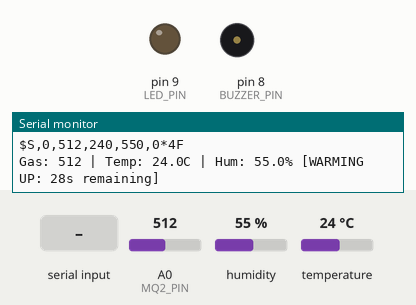
A sketch run on a simulated Arduino Nano, built with avr-gcc and run on an emulated ATmega328P. Parts: output pins drawn as LEDs (lit = HIGH), buzzer (waves = sounding, pin HIGH), the last lines printed to the serial monitor. The test bench sets the inputs (shaded band); at power-on: temperature 24 °C, A0 (MQ2_PIN) = 512, humidity 55 %.

Above: at 1.2 s.
1.3 s: "TEST_BUZZER\n" received over Serial
At 3.0 s:
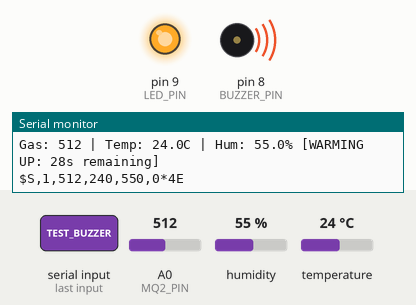
4.7 s: temperature set to 1 °C
At 31.8 s:
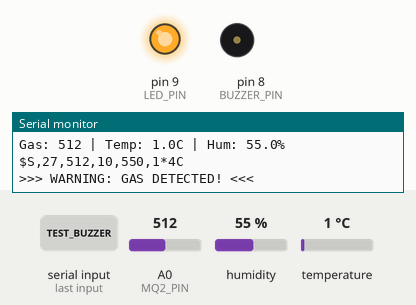
Timing chart, 0 to 32.9 s (numbered marks = the images above; inputs shaded):
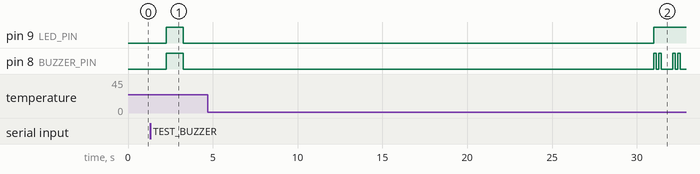

The sketch:

sentinel_firmware.ino
```cpp
#include <SoftwareSerial.h>
#include <DHT.h>

// Pin Definitions
#define MQ2_PIN A0
#define DHTPIN 2
#define DHTTYPE DHT11
#define BUZZER_PIN 8
#define LED_PIN 9
#define BT_RX 10 // Connects to HC-05 TXD
#define BT_TX 11 // Connects to HC-05 RXD

DHT dht(DHTPIN, DHTTYPE);
SoftwareSerial BT(BT_RX, BT_TX);

// Thresholds & Stabilization
const int threshold = 300; // Gas threshold trigger level (ADC)
const unsigned long WARMUP_TIME_MS = 30000; // 30-second initial sensor stabilization hold

/**
 * ARCHITECTURAL DESIGN & KNOWN LIMITATION:
 * The Arduino Nano operates as a zero-trust edge safety floor. If gasValue > threshold (300 ADC)
 * outside the warm-up window, the local buzzer (D8) and LED (D9) trigger immediately and autonomously,
 * requiring zero host connectivity or network uptime.
 *
 * KNOWN LIMITATION: Because the 8-bit ATmega328P relies on a static threshold without multi-sensor
 * regression, dense kitchen steam exceeding 300 ADC can sound the local physical buzzer.
 * The cyber analytical pipeline running on the host bridge implements the dynamic humidity/temperature
 * cross-sensitivity compensation (K_RH = 2.8, K_T = 1.2) to classify and suppress such nuisance alarms
 * on the dashboard and remote caregiver alerting network.
 */

void sendPacket(int gas, float temp, float hum, int alarm) {
  static uint16_t seq = 0;

  // Scale temp and humidity by 10 with rounding (integers only for AVR libc)
  int temp_x10 = (int)(temp * 10.0f + (temp >= 0 ? 0.5f : -0.5f));
  int rh_x10   = (int)(hum * 10.0f + 0.5f);

  // Format payload between '$' and '*'
  char payload[48];
  snprintf(payload, sizeof(payload), "S,%u,%d,%d,%d,%d", seq++, gas, temp_x10, rh_x10, alarm);

  // XOR checksum across all characters between '$' and '*'
  uint8_t checksum = 0;
  for (uint8_t i = 0; payload[i] != '\0'; i++) {
    checksum ^= (uint8_t)payload[i];
  }

  // Assemble final packet with 2-digit uppercase hex checksum
  char packet[64];
  snprintf(packet, sizeof(packet), "$%s*%02X", payload, checksum);

  Serial.println(packet);
  BT.println(packet);
}

void setup() {
  Serial.begin(9600);
  BT.begin(9600);
  dht.begin();

  pinMode(BUZZER_PIN, OUTPUT);
  pinMode(LED_PIN, OUTPUT);
  digitalWrite(BUZZER_PIN, LOW);
  digitalWrite(LED_PIN, LOW);
  Serial.println("System Ready. Warming up MQ-2 sensor (30s hold)...");
  BT.println("System Ready. Warming up MQ-2 sensor (30s hold)...");
}

void loop() {
  // Listen for commands from web dashboard (e.g. physical buzzer test)
  if (Serial.available() > 0) {
    String cmd = Serial.readStringUntil('\n');
    cmd.trim();
    if (cmd == "TEST_BUZZER") {
      digitalWrite(BUZZER_PIN, HIGH);
      digitalWrite(LED_PIN, HIGH);
      delay(1000);
      digitalWrite(BUZZER_PIN, LOW);
      digitalWrite(LED_PIN, LOW);
    }
  }

  int gasValue = analogRead(MQ2_PIN);
  float temp = dht.readTemperature();
  float hum = dht.readHumidity();

  // Check if DHT read failed
  if (isnan(temp) || isnan(hum)) {
    temp = 0.0;
    hum = 0.0;
  }

  // Sensor stabilization check: suppress false alarms during warm-up
  bool isWarmingUp = (millis() < WARMUP_TIME_MS);

  // Format legacy status string for human-readable monitors
  String statusMsg = "Gas: " + String(gasValue) + " | Temp: " + String(temp, 1) + "C | Hum: " + String(hum, 1) + "%";
  if (isWarmingUp) {
    unsigned long remainingSec = (WARMUP_TIME_MS - millis()) / 1000;
    statusMsg += " [WARMING UP: " + String(remainingSec) + "s remaining]";
  }
  Serial.println(statusMsg);
  BT.println(statusMsg);

  // Dispatch standard telemetry packet once per second ($S,<seq>,<gas>,<temp*10>,<rh*10>,<alarm>*<CS>)
  // Alarm state is held off during warm-up to prevent boot-time false alarms
  int alarmState = (!isWarmingUp && gasValue > threshold) ? 1 : 0;
  sendPacket(gasValue, temp, hum, alarmState);

  // Gas Detection Alert Logic
  if (alarmState == 1) {
    String alertMsg = ">>> WARNING: GAS DETECTED! <<<";
    Serial.println(alertMsg);
    BT.println(alertMsg);

    digitalWrite(LED_PIN, HIGH);

    // Pulsed alarm beep (2 x 150ms beeps = 600ms total)
    for (int i = 0; i < 2; i++) {
      digitalWrite(BUZZER_PIN, HIGH);
      delay(150);
      digitalWrite(BUZZER_PIN, LOW);
      delay(150);
    }
    delay(400); // Keeps total alarm cycle time at 1 second for DHT11 stability
  } else {
    digitalWrite(LED_PIN, LOW);
    digitalWrite(BUZZER_PIN, LOW);
    delay(1000); // 1-second sample interval in normal/warmup state
  }
}
```

Measured:
- after the input at 1.3 s, pin 9 (LED_PIN), pin 8 (BUZZER_PIN): LOW → HIGH after 0.97 s, → LOW 1.0 s later
